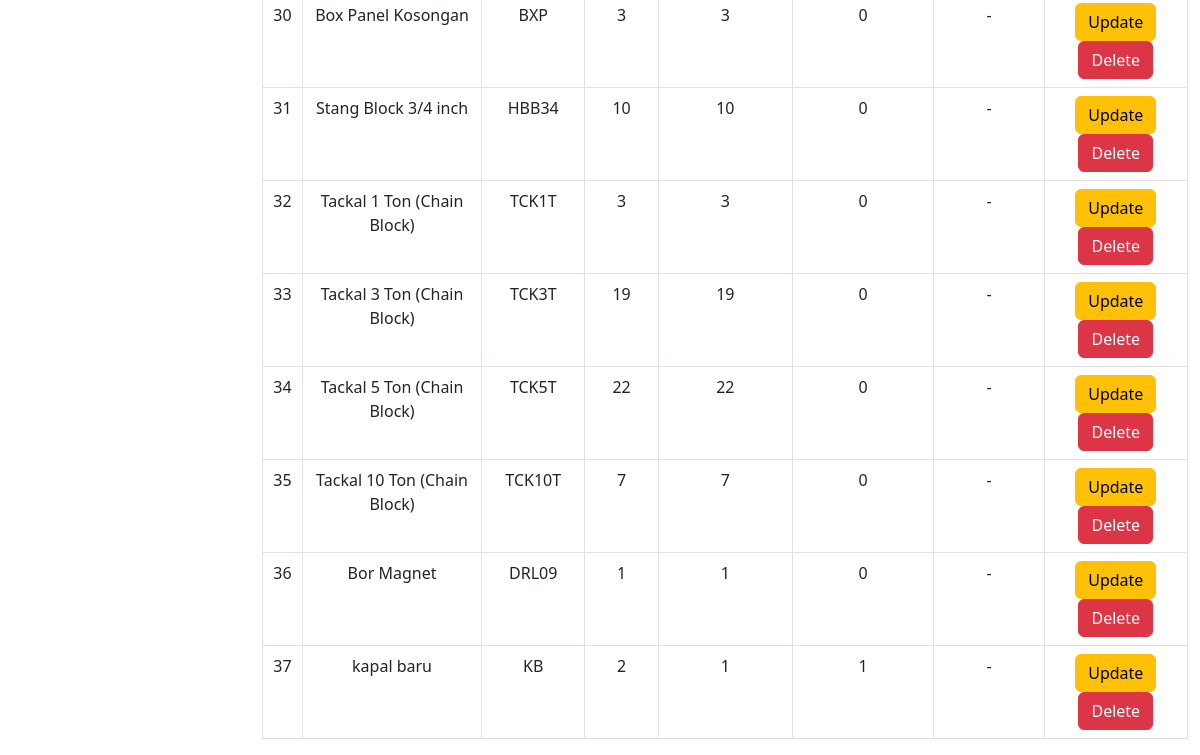
The page /alat_produksi.php (lower part) on the database as committed earlier.
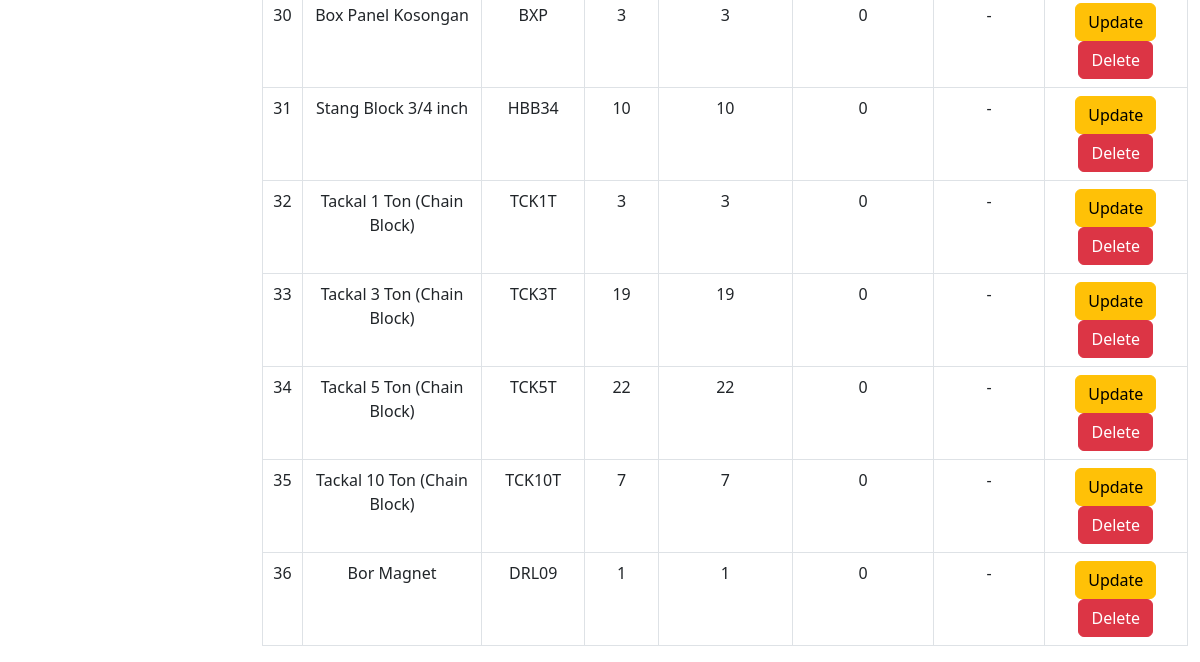
The same page on the database as committed later.
### tables this page shows
CREATE TABLE `alat_produksi` (
  `idbarang` int(11) NOT NULL,
  `namabarang` varchar(512) NOT NULL,
  `kodebarang` varchar(100) NOT NULL,
  `jumlah` int(11) NOT NULL,
  `baik` int(11) NOT NULL,
  `rusak` int(11) NOT NULL,
  `keterangan` varchar(512) NOT NULL,
  `kategori_id` int(11) NOT NULL
);

### alat_produksi.php (the view, shortened to what this page needs)
<?php
require 'controller/koneksi.php';
$query = "SELECT * FROM alat_produksi";
?>
<!DOCTYPE html>
<html lang="en">
<head>
    <link href="css/styles.css" rel="stylesheet" />
</head>
<br>
<br>
<body>
    <main id="main-content" class="<?= isset($_GET['sidebarClosed']) ? '' : 'main-with-sidebar' ?>">
        <br>
        <div class="container -fluid">
            <div class="card-mb-4">
                <br>
                <br>
                <br>
                <div class="card-body">
                    <div class="table table-responsive">
                        <table class="table table-bordered" id="dataTable" width="100" cellspacing="0">
                            <tbody>
                                <?php
                                $i = 1;
                                $ambilsemuadatabarang = mysqli_query($conn, $query);
                                while ($data = mysqli_fetch_array($ambilsemuadatabarang)) {
                                    $namabarang = $data['namabarang'];
                                    $kodebarang = $data['kodebarang'];
                                    $jumlah = $data['jumlah'];
                                    $barangbaik = $data['baik'];
                                    $barangrusak = $data['rusak'];
                                    $keterangan = $data['keterangan'];
                                    $idb = $data['idbarang'];
                                ?>
                                    <tr>
                                        <td style="text-align: center;"><?= $i++ ?></td>
                                        <td style="text-align: center;"><?= $namabarang ?></td>
                                        <td style="text-align: center;"><?= $kodebarang ?></td>
                                        <td style="text-align: center;"><?= $jumlah ?></td>
                                        <td style="text-align: center;"><?= $barangbaik ?></td>
                                        <td style="text-align: center;"><?= $barangrusak ?></td>
                                        <td style="text-align: center;"><?= $keterangan ?></td>
                                        <td style="text-align: center;">
                                            <button type="button" class="btn btn-warning" data-bs-toggle="modal" data-bs-target="#edit<?= $idb; ?>">
                                                Update
                                            </button>
                                            <button type="button" class="btn btn-danger" data-bs-toggle="modal" data-bs-target="#delete<?= $idb; ?>">
                                                Delete
                                            </button>
                                        </td>
                                    </tr>
                                <?php
                                };
                                ?>
                            </tbody>
                        </table>
    </main>
</body>
</html>

Rows that differ between the two databases and show on the page:
removed alat_produksi: namabarang "kapal baru", kodebarang "KB", jumlah "2", baik "1", rusak "1", keterangan "-"
